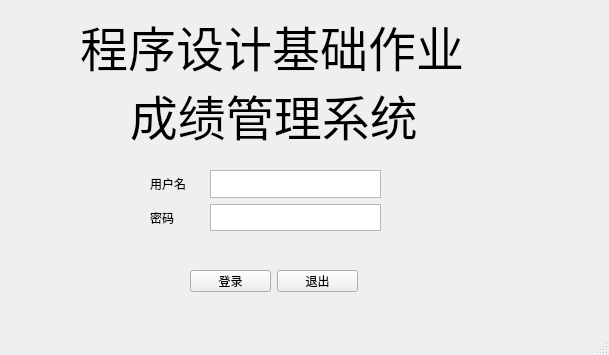
<?xml version="1.0" encoding="UTF-8"?>
<ui version="4.0">
 <class>MainWindow</class>
 <widget class="QMainWindow" name="MainWindow">
  <property name="geometry">
   <rect>
    <x>0</x>
    <y>0</y>
    <width>609</width>
    <height>355</height>
   </rect>
  </property>
  <property name="windowTitle">
   <string>程序设计基础作业成绩管理系统</string>
  </property>
  <widget class="QWidget" name="centralwidget">
   <widget class="QLabel" name="Title">
    <property name="geometry">
     <rect>
      <x>80</x>
      <y>10</y>
      <width>391</width>
      <height>141</height>
     </rect>
    </property>
    <property name="font">
     <font>
      <family>Adobe Devanagari</family>
      <pointsize>36</pointsize>
     </font>
    </property>
    <property name="text">
     <string>程序设计基础作业
    成绩管理系统</string>
    </property>
    <property name="textFormat">
     <enum>Qt::AutoText</enum>
    </property>
    <property name="scaledContents">
     <bool>false</bool>
    </property>
   </widget>
   <widget class="QWidget" name="verticalLayoutWidget">
    <property name="geometry">
     <rect>
      <x>210</x>
      <y>170</y>
      <width>171</width>
      <height>61</height>
     </rect>
    </property>
    <layout class="QVBoxLayout" name="Inputs">
     <item>
      <widget class="QTextEdit" name="UsernameInput"/>
     </item>
     <item>
      <widget class="QTextEdit" name="PasswdInput"/>
     </item>
    </layout>
   </widget>
   <widget class="QWidget" name="verticalLayoutWidget_2">
    <property name="geometry">
     <rect>
      <x>150</x>
      <y>170</y>
      <width>41</width>
      <height>61</height>
     </rect>
    </property>
    <layout class="QVBoxLayout" name="Lables">
     <item>
      <widget class="QLabel" name="LableUsername">
       <property name="text">
        <string>用户名</string>
       </property>
      </widget>
     </item>
     <item>
      <widget class="QLabel" name="LablePassword">
       <property name="text">
        <string>密码</string>
       </property>
      </widget>
     </item>
    </layout>
   </widget>
   <widget class="QWidget" name="horizontalLayoutWidget">
    <property name="geometry">
     <rect>
      <x>190</x>
      <y>270</y>
      <width>168</width>
      <height>22</height>
     </rect>
    </property>
    <layout class="QHBoxLayout" name="Buttons">
     <item>
      <widget class="QPushButton" name="ButtLogin">
       <property name="text">
        <string>登录</string>
       </property>
      </widget>
     </item>
     <item>
      <widget class="QPushButton" name="ButtQuit">
       <property name="text">
        <string>退出</string>
       </property>
      </widget>
     </item>
    </layout>
   </widget>
  </widget>
  <widget class="QMenuBar" name="menubar">
   <property name="geometry">
    <rect>
     <x>0</x>
     <y>0</y>
     <width>609</width>
     <height>21</height>
    </rect>
   </property>
  </widget>
  <widget class="QStatusBar" name="statusbar"/>
 </widget>
 <resources/>
 <connections>
  <connection>
   <sender>ButtQuit</sender>
   <signal>clicked()</signal>
   <receiver>MainWindow</receiver>
   <slot>close()</slot>
   <hints>
    <hint type="sourcelabel">
     <x>316</x>
     <y>301</y>
    </hint>
    <hint type="destinationlabel">
     <x>304</x>
     <y>177</y>
    </hint>
   </hints>
  </connection>
 </connections>
</ui>
